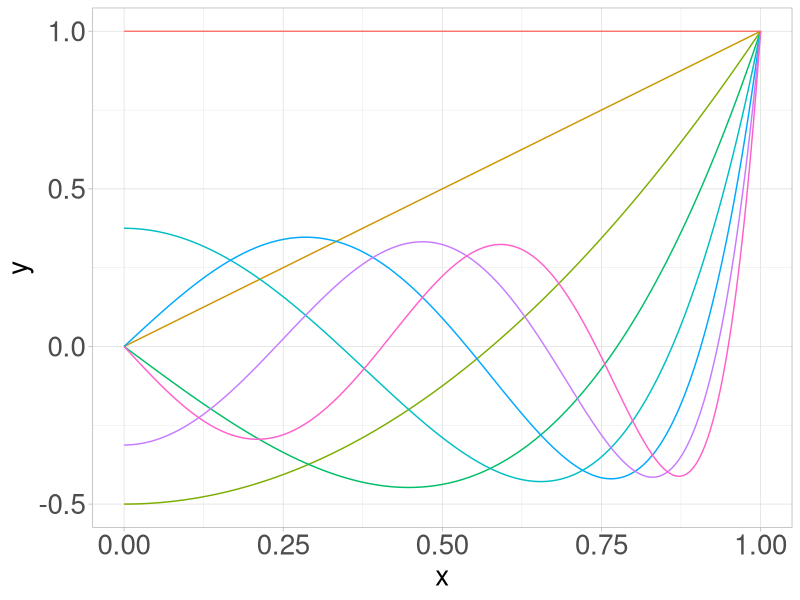

This figure's R source:
# Load packages
library(tidyverse)

# define polynomial functions
Legendre <- function(degree, x){
  if(degree == 0){return(1)}
  if(degree == 1){return(x)}
  if(degree == 2){return(1/2 * (3*x^2 - 1))}
  if(degree == 3){return(1/2 * (5*x^3 - 3*x))}
  if(degree == 4){return(1/8 * (35*x^4 - 30*x^2 + 3))}
  if(degree == 5){return(1/8 * (63*x^5 - 70*x^3 + 15*x))}
  if(degree == 6){return(1/16 * (231*x^6 - 315*x^4 + 105*x^2 - 5))}
  if(degree == 7){return(1/16 * (429*x^7 - 693*x^5 + 315*x^3 - 35*x))}
  else{stop('Higher degrees than 7 not implemented.')}
}

# create plotting tibble
plotting <- tibble(x = seq(0,1, length.out = 1000),
                   P_0 = Legendre(degree = 0, x = x),
                   P_1 = Legendre(degree = 1, x = x),
                   P_2 = Legendre(degree = 2, x = x),
                   P_3 = Legendre(degree = 3, x = x),
                   P_4 = Legendre(degree = 4, x = x),
                   P_5 = Legendre(degree = 5, x = x),
                   P_6 = Legendre(degree = 6, x = x),
                   P_7 = Legendre(degree = 7, x = x)) %>% 
  pivot_longer(cols = !x, names_to = 'Polynomial', values_to = 'y')


Legendre_plot <- ggplot(data = plotting) +
  geom_line(aes(x = x, y = y, col = Polynomial)) +
  theme_light() +
  theme(legend.position = "none",
        axis.title = element_text(size = 20),
        axis.text = element_text(size = 20),
        legend.title = element_text(size = 24),
        legend.text = element_text(size = 20))

# save plot in appropriate folder
ggsave(filename = '../Graphics/Legendre_plot.pdf', plot = Legendre_plot,
       width = 20, height = 8, units = "in", dpi = 600)